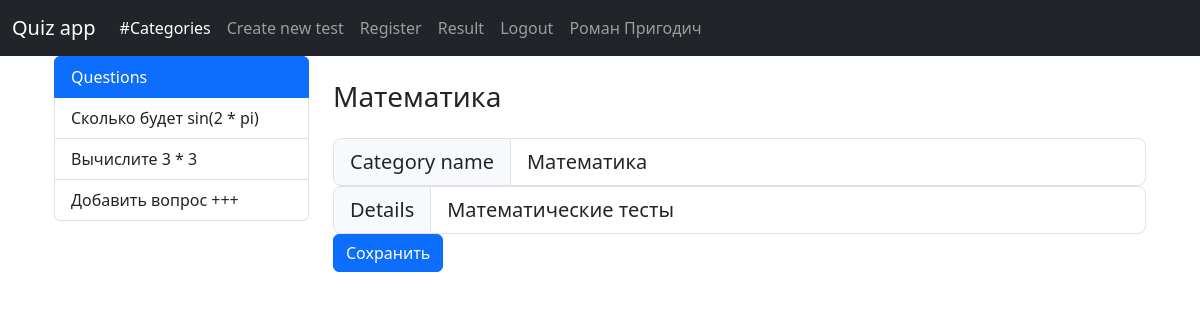
/change-test/1 (signed in), run on the app's committed database.
### main/models.py (models this page shows, shortened)
class QuizQuestion(models.Model):
    category = models.ForeignKey(QuizCategory,
                                 on_delete=models.CASCADE)
    question = models.CharField(max_length=200)
    opt_1 = models.CharField(max_length=200)
    opt_2 = models.CharField(max_length=200)
    opt_3 = models.CharField(max_length=200)
    opt_4 = models.CharField(max_length=200)
    level = models.CharField(max_length=100)
    time_limit = models.IntegerField()
    right_opt = models.CharField(max_length=200)
    class Meta:
        verbose_name_plural = 'Questions'

class QuizCategory(models.Model):
    title = models.CharField(max_length=100)
    details = models.TextField()
    class Meta:
        verbose_name_plural = 'Categories'

### main/views.py (the view, shortened to what this page needs)
# urls.py: path('change-test/<int:cat_id>', views.change_test, name='change_test'),
@login_required
def change_test(request, cat_id):
    print(request.method)
    if cat_id == 0:
        categories = QuizCategory.objects.all()
        QuizCategory.objects.create(title=f'Тест {len(categories)}')
        return redirect('create_test')
    category = QuizCategory.objects.get(id=cat_id)
    questions = QuizQuestion.objects.filter(category=category)
    return render(request, 'change_test_form.html', {'category': category, 'questions': questions})

### main/templates/change_test_form.html (shortened to what this page needs)
{% extends 'base.html' %}
{% block content %}
<div class="container-fluid">
      <div class="row row-offcanvas row-offcanvas-left">
	      <div class="col-xs-6 col-sm-3 col-sm-pull-9 sidebar-offcanvas" id="sidebar">
          <div class="list-group">
            <a href="{% url 'change_test' category.id %}" class="list-group-item active">Questions</a>
	          {% for question in questions %}
            <a href="{% url 'change_quest_test' category.id question.id %}" class="list-group-item">{{question.question}}</a>
	          {% endfor %}
	          <a href="{% url 'change_quest_test' category.id 0 %}" class="list-group-item">Добавить вопрос +++</a>
          </div>
        </div>
        <div class="col-xs-12 col-sm-9 col-sm-push-3">
	        <h3 class="my-4">
	{{category.title}}
</h3>
<form action="{% url 'change_test' category.id %}" method="post">
	<div class="input-group input-group-lg">
	  <span class="input-group-text" id="inputGroup-sizing-lg">Category name</span>
	  <input type="text" name="cat_name" class="form-control" aria-label="Sizing example input" aria-describedby="inputGroup-sizing-lg"
	         value="{{category.title}}">
	</div>
	<div class="input-group input-group-lg">
	  <span class="input-group-text" id="inputGroup-sizing-lg">Details</span>
	  <input type="text" name="cat_details" class="form-control" aria-label="Sizing example input" aria-describedby="inputGroup-sizing-lg"
	         value="{{category.details}}">
	</div>
	<button class="btn btn-primary" type="submit">Сохранить</button>
</form>
        </div>
      </div>
    </div>
{% endblock %}

### main/templates/base.html (shortened to what this page needs)
{% load static %}
<!DOCTYPE html>
<html lang="en">
<head>
	<link href="https://cdn.jsdelivr.net/npm/bootstrap@5.3.2/dist/css/bootstrap.min.css" rel="stylesheet"/>
</head>
<body>
	<nav class="navbar navbar-expand-lg navbar-dark bg-dark">
	  <div class="container-fluid">
	    <a class="navbar-brand" href="/">Quiz app</a>
	    <div class="collapse navbar-collapse" id="navbarNav">
	      <div class="collapse navbar-collapse" id="navbarNavAltMarkup">
		      <div class="navbar-nav">
			      <a class="nav-link active" aria-current="page" href="{% url 'all_categories' %}">#Categories</a>
			      {% if user.is_authenticated %}
			      {% if user.is_superuser %}
				  <a class="nav-link" href="{% url 'create_test' %}">Create new test</a>
				  {% endif %}
			      {% endif %}
			      <a class="nav-link" href="{% url 'register' %}">Register</a>
			      {% if user.is_authenticated %}
				  <a class="nav-link" href="{% url 'result' %}">Result</a>
				  <a class="nav-link" href="{% url 'logout' %}">Logout</a>
			      {% else %}
			      <a class="nav-link" href="{% url 'login' %}">Login</a>
				  {% endif %}
				  <a class="nav-link" href="{% url 'login' %}">{{user.first_name}} {{user.last_name}}</a>
		      </div>
	      </div>
	    </div>
	  </div>
	</nav>
	<main class="container">
		{% block content %}
		{% endblock %}
	</main>
</body>
</html>

### data on the page
QuizQuestion: question "Сколько будет sin(2 * pi)"
QuizQuestion: question "Вычислите 3 * 3"
QuizCategory: title "Математика", cat_name "Математика", cat_details "Математические тесты"

### other printed values
{{ user.first_name }} "Роман"
{{ user.last_name }} "Пригодич"
